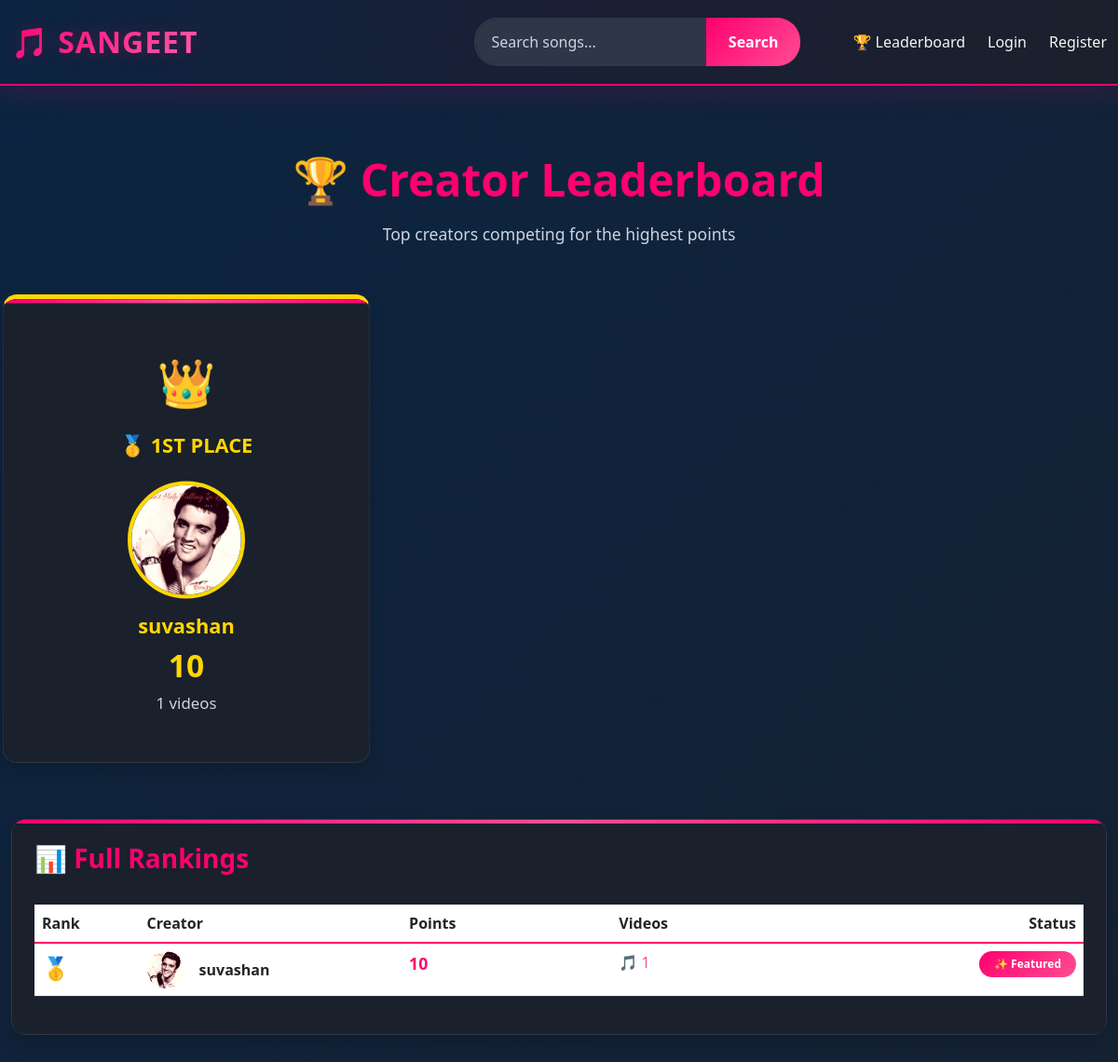
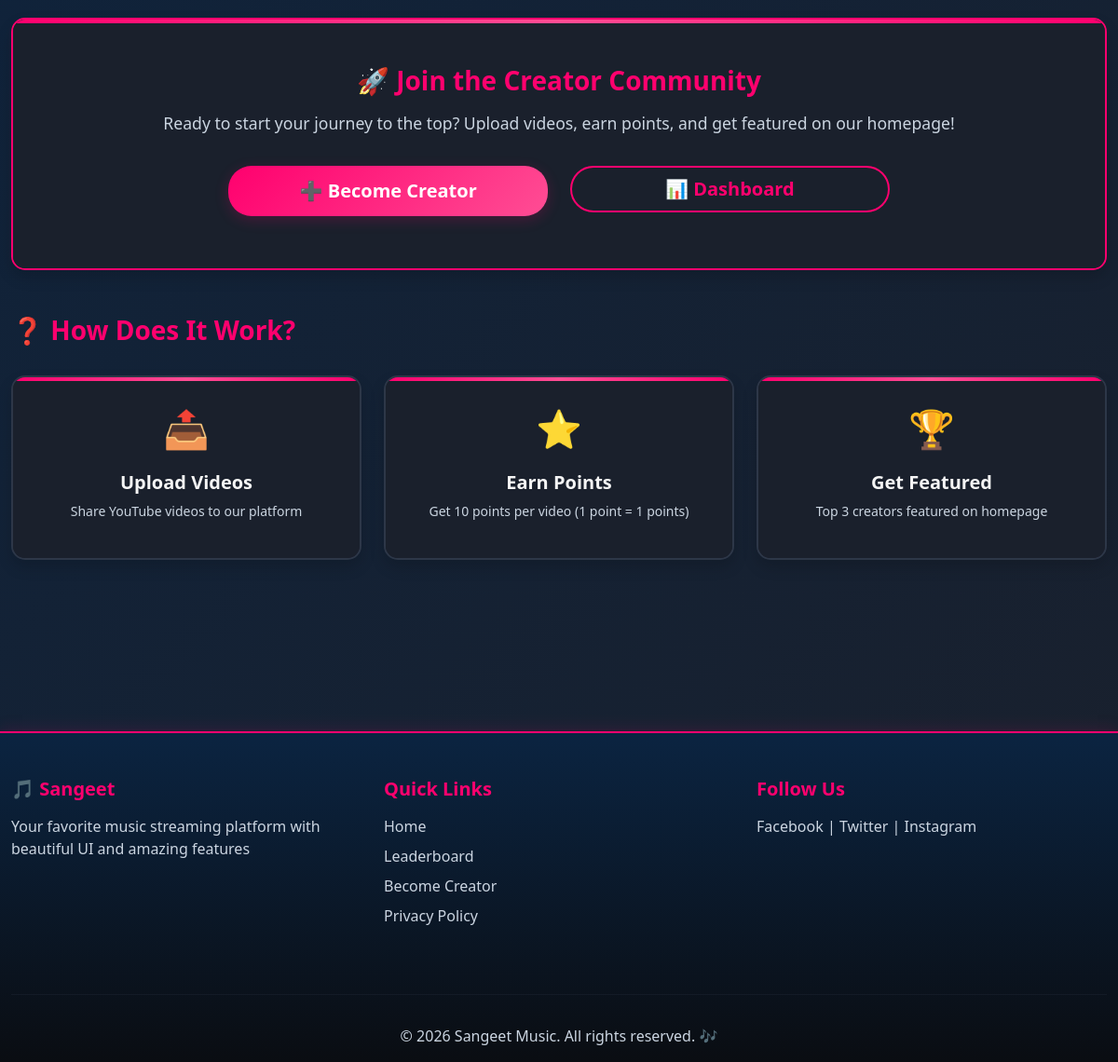
Page /leaderboard/ on the committed database (2 pictures, top to bottom).
### music/models.py (models this page shows, shortened)
class Creator(models.Model):
    user = models.OneToOneField(User, on_delete=models.CASCADE, related_name='creator_profile')
    bio = models.TextField(blank=True, null=True)
    profile_image = models.ImageField(upload_to='creators/', blank=True, null=True)
    total_points = models.IntegerField(default=0)
    total_videos = models.IntegerField(default=0)
    created_at = models.DateTimeField(auto_now_add=True)
    is_featured = models.BooleanField(default=False)
    class Meta:
        ordering = ['-total_points']

### music/views.py (the view)
# urls.py: path('leaderboard/', views.leaderboard, name='leaderboard'),
def leaderboard(request):
    top_creators = Creator.objects.filter(total_points__gt=0).order_by('-total_points')[:10]
    context = {
        'top_creators': top_creators,
    }
    return render(request, 'leaderboard.html', context)

### music/templates/leaderboard.html (shortened to what this page needs)
{% extends 'base.html' %}
{% block content %}
<div class="container">
    <div class="row mb-5 mt-4">
        <div class="col-md-12">
            <div class="text-center">
                <h1 style="color: var(--accent-pink); font-size: 3rem; margin-bottom: 1rem;">🏆 Creator Leaderboard</h1>
                <p class="text-muted" style="font-size: 1.1rem;">Top creators competing for the highest points</p>
            </div>
        </div>
    </div>
    {% if top_creators %}
    <div class="row mb-5">
        {% if top_creators|length >= 1 %}
        <div class="col-md-4 mb-4">
            <div class="card shadow h-100" style="border-top: 5px solid #ffd700; transform: scale(1.05);">
                <div class="card-body text-center p-5">
                    <div style="font-size: 3rem; margin-bottom: 1rem;">👑</div>
                    <h4 style="font-size: 1.3rem; margin-bottom: 0.5rem; color: #ffd700;">🥇 1ST PLACE</h4>
                    {% if top_creators.0.profile_image %}
                        <img src="{{ top_creators.0.profile_image.url }}" alt="{{ top_creators.0.user.username }}"
                             style="width: 120px; height: 120px; border-radius: 50%; object-fit: cover; margin: 1rem 0; border: 4px solid #ffd700;">
                    {% else %}
                        <div style="width: 120px; height: 120px; border-radius: 50%; background: linear-gradient(135deg, #ffd700, #ffed4e); display: flex; align-items: center; justify-content: center; margin: 1rem auto; color: white; font-size: 3rem;">
                            👤
                        </div>
                    {% endif %}
                    <h5 style="color: #ffd700; font-weight: bold; font-size: 1.3rem; margin-bottom: 0.5rem;">{{ top_creators.0.user.username }}</h5>
                    <h3 style="color: #ffd700; font-weight: bold; font-size: 2rem; margin-bottom: 0.5rem;">{{ top_creators.0.total_points }}</h3>
                    <p class="text-muted mb-0">{{ top_creators.0.total_videos }} videos</p>
                </div>
            </div>
        </div>
        {% endif %}
    </div>
    {% endif %}
    <div class="row mb-5">
        <div class="col-md-12">
            <div class="card shadow">
                <div class="card-body p-4">
                    <h3 style="color: var(--accent-pink); margin-bottom: 2rem;">📊 Full Rankings</h3>
                    {% if top_creators %}
                    <div class="table-responsive">
                        <table class="table" style="color: var(--text-light);">
                            <thead style="background: linear-gradient(135deg, var(--secondary-dark-blue) 0%, rgba(255, 0, 110, 0.1) 100%); border-bottom: 2px solid var(--accent-pink);">
                                <tr>
                                    <th style="width: 10%;">Rank</th>
                                    <th style="width: 25%;">Creator</th>
                                    <th style="width: 20%;">Points</th>
                                    <th style="width: 20%;">Videos</th>
                                    <th style="width: 25%; text-align: right;">Status</th>
                                </tr>
                            </thead>
                            <tbody>
                                {% for creator in top_creators %}
                                <tr style="border-bottom: 1px solid var(--border-color);">
                                    <td>
                                        {% if forloop.counter == 1 %}
                                            <span style="font-size: 1.5rem;">🥇</span>
                                        {% elif forloop.counter == 2 %}
                                            <span style="font-size: 1.5rem;">🥈</span>
                                        {% elif forloop.counter == 3 %}
                                            <span style="font-size: 1.5rem;">🥉</span>
                                        {% else %}
                                            <strong style="color: var(--accent-pink);">#{{ forloop.counter }}</strong>
                                        {% endif %}
                                    </td>
                                    <td>
                                        <div style="display: flex; align-items: center; gap: 1rem;">
                                            {% if creator.profile_image %}
                                                <img src="{{ creator.profile_image.url }}" alt="{{ creator.user.username }}"
                                                     style="width: 40px; height: 40px; border-radius: 50%; object-fit: cover;">
                                            {% else %}
                                                <div style="width: 40px; height: 40px; border-radius: 50%; background-color: var(--accent-pink); display: flex; align-items: center; justify-content: center; color: white;">
                                                    👤
                                                </div>
                                            {% endif %}
                                            <strong>{{ creator.user.username }}</strong>
                                        </div>
                                    </td>
                                    <td>
                                        <strong style="color: var(--accent-pink); font-size: 1.1rem;">{{ creator.total_points }}</strong>
                                    </td>
                                    <td>
                                        <span style="color: var(--light-pink);">🎵 {{ creator.total_videos }}</span>
                                    </td>
                                    <td style="text-align: right;">
                                        {% if forloop.counter <= 3 %}
                                            <span class="badge" style="background: linear-gradient(135deg, var(--accent-pink), var(--light-pink)); padding: 0.5rem 1rem;">
                                                ✨ Featured
                                            </span>
                                        {% else %}
                                            <span class="badge bg-secondary">Active</span>
                                        {% endif %}
                                    </td>
                                </tr>
                                {% endfor %}
                            </tbody>
                        </table>
                    </div>
                    {% else %}
                    <div class="alert alert-info text-center p-5">
                        <h5>📭 No Creators Yet</h5>
                        <p class="text-muted">Be the first creator on Sangeet! Start by uploading your first video.</p>
                    </div>
                    {% endif %}
                </div>
            </div>
        </div>
    </div>
    <div class="row mb-5">
        <div class="col-md-12">
            <div class="card shadow" style="background: linear-gradient(135deg, var(--secondary-dark-blue) 0%, rgba(255, 0, 110, 0.1) 100%); border: 2px solid var(--accent-pink);">
                <div class="card-body p-5 text-center">
                    <h3 style="color: var(--accent-pink); margin-bottom: 1rem;">🚀 Join the Creator Community</h3>
                    <p class="text-muted" style="font-size: 1.1rem; margin-bottom: 2rem;">
                        Ready to start your journey to the top? Upload videos, earn points, and get featured on our homepage!
                    </p>
                    <div class="row justify-content-center">
                        <div class="col-md-4 mb-2">
                            <a href="{% url 'become_creator' %}" class="btn btn-primary btn-lg w-100">
                                ➕ Become Creator
                            </a>
                        </div>
                        <div class="col-md-4">
                            <a href="{% url 'creator_dashboard' %}" class="btn btn-outline-danger btn-lg w-100">
                                📊 Dashboard
                            </a>
                        </div>
                    </div>
                </div>
            </div>
        </div>
    </div>
    <div class="row mb-5">
        <div class="col-md-12">
            <h3 style="color: var(--accent-pink); margin-bottom: 2rem;">❓ How Does It Work?</h3>
            <div class="row">
                <div class="col-md-4 mb-4">
                    <div class="card shadow" style="background: linear-gradient(135deg, var(--secondary-dark-blue) 0%, rgba(255, 0, 110, 0.05) 100%); border: 2px solid var(--border-color);">
                        <div class="card-body text-center">
                            <div style="font-size: 2.5rem; margin-bottom: 1rem;">📤</div>
                            <h5>Upload Videos</h5>
                            <p class="text-muted small">Share YouTube videos to our platform</p>
                        </div>
                    </div>
                </div>
                <div class="col-md-4 mb-4">
                    <div class="card shadow" style="background: linear-gradient(135deg, var(--secondary-dark-blue) 0%, rgba(255, 0, 110, 0.05) 100%); border: 2px solid var(--border-color);">
                        <div class="card-body text-center">
                            <div style="font-size: 2.5rem; margin-bottom: 1rem;">⭐</div>
                            <h5>Earn Points</h5>
                            <p class="text-muted small">Get 10 points per video (1 point = 1 points)</p>
                        </div>
                    </div>
                </div>
                <div class="col-md-4 mb-4">
                    <div class="card shadow" style="background: linear-gradient(135deg, var(--secondary-dark-blue) 0%, rgba(255, 0, 110, 0.05) 100%); border: 2px solid var(--border-color);">
                        <div class="card-body text-center">
                            <div style="font-size: 2.5rem; margin-bottom: 1rem;">🏆</div>
                            <h5>Get Featured</h5>
                            <p class="text-muted small">Top 3 creators featured on homepage</p>
                        </div>
                    </div>
                </div>
            </div>
        </div>
    </div>
</div>
{% endblock %}

### static/css/style.css (style rules this page uses)
:root { --primary-dark-blue: #0b2441; --secondary-dark-blue: #1a202c; --accent-pink: #ff006e; --light-pink: #ff4d94; --neon-pink: #ff1493; --bright-pink: #ff69b4; --text-light: #f5f5f5; --text-muted: #cbd5e1; --border-color: #2d3748; }
* { margin: 0; padding: 0; box-sizing: border-box; }
html, body { background-color: var(--primary-dark-blue); color: var(--text-light); font-family: 'Segoe UI', Tahoma, Geneva, Verdana, sans-serif; overflow-x: hidden; }
body { background: linear-gradient(135deg, var(--primary-dark-blue) 0%, var(--secondary-dark-blue) 100%); min-height: 100vh; }
.container { max-width: 1200px; }
h1, h2, h3, h4, h5, h6 { color: var(--text-light); font-weight: 700; }
.card { background-color: var(--secondary-dark-blue); border: 1px solid var(--border-color); border-radius: 15px; overflow: hidden; transition: all 0.4s cubic-bezier(0.4, 0, 0.2, 1); box-shadow: 0 4px 15px rgba(0, 0, 0, 0.3); height: 100%; position: relative; }
.card::before { content: ''; position: absolute; top: 0; left: 0; right: 0; height: 4px; background: linear-gradient(90deg, var(--accent-pink), var(--light-pink), var(--accent-pink)); z-index: 1; }
.card-body { padding: 1.5rem; background-color: var(--secondary-dark-blue); border-top: 1px solid var(--border-color); }
.btn-primary { background: linear-gradient(135deg, var(--accent-pink), var(--light-pink)); border: none; color: white; font-weight: 600; padding: 0.75rem 1.5rem; border-radius: 25px; transition: all 0.3s ease; box-shadow: 0 4px 15px rgba(255, 0, 110, 0.2); }
.btn-outline-danger { border: 2px solid var(--accent-pink); color: var(--accent-pink); font-weight: 600; border-radius: 25px; transition: all 0.3s ease; }
.card { animation: fadeInUp 0.6s ease-out; }
.text-muted { color: var(--text-muted) !important; }
.badge { background-color: #0066ff !important; padding: 0.4rem 0.8rem; border-radius: 20px; }

### rows in the picture
Creator: profile_image (picture), user.username "suvashan", total_points "10", total_videos "1"
